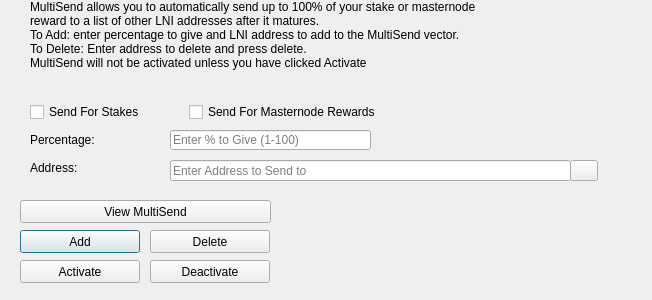
<?xml version="1.0" encoding="UTF-8"?>
<ui version="4.0">
 <class>MultiSendDialog</class>
 <widget class="QDialog" name="MultiSendDialog">
  <property name="windowModality">
   <enum>Qt::NonModal</enum>
  </property>
  <property name="geometry">
   <rect>
    <x>0</x>
    <y>0</y>
    <width>652</width>
    <height>300</height>
   </rect>
  </property>
  <property name="windowTitle">
   <string>MultiSend</string>
  </property>
  <widget class="QLineEdit" name="multiSendPercentEdit">
   <property name="geometry">
    <rect>
     <x>170</x>
     <y>130</y>
     <width>201</width>
     <height>20</height>
    </rect>
   </property>
   <property name="toolTip">
    <string>Enter whole numbers 1 - 100</string>
   </property>
   <property name="placeholderText">
    <string>Enter % to Give (1-100)</string>
   </property>
  </widget>
  <widget class="QLineEdit" name="multiSendAddressEdit">
   <property name="geometry">
    <rect>
     <x>170</x>
     <y>160</y>
     <width>401</width>
     <height>21</height>
    </rect>
   </property>
   <property name="toolTip">
    <string/>
   </property>
   <property name="placeholderText">
    <string>Enter Address to Send to</string>
   </property>
  </widget>
  <widget class="QLabel" name="label_2">
   <property name="geometry">
    <rect>
     <x>30</x>
     <y>0</y>
     <width>451</width>
     <height>121</height>
    </rect>
   </property>
   <property name="lineWidth">
    <number>1</number>
   </property>
   <property name="text">
    <string>MultiSend allows you to automatically send up to 100% of your stake or masternode reward to a list of other LNI addresses after it matures.
To Add: enter percentage to give and LNI address to add to the MultiSend vector.
To Delete: Enter address to delete and press delete.
MultiSend will not be activated unless you have clicked Activate</string>
   </property>
   <property name="alignment">
    <set>Qt::AlignLeading|Qt::AlignLeft|Qt::AlignTop</set>
   </property>
   <property name="wordWrap">
    <bool>true</bool>
   </property>
  </widget>
  <widget class="QLabel" name="message">
   <property name="geometry">
    <rect>
     <x>290</x>
     <y>200</y>
     <width>351</width>
     <height>91</height>
    </rect>
   </property>
   <property name="text">
    <string/>
   </property>
  </widget>
  <widget class="QPushButton" name="addButton">
   <property name="geometry">
    <rect>
     <x>20</x>
     <y>230</y>
     <width>120</width>
     <height>23</height>
    </rect>
   </property>
   <property name="toolTip">
    <string/>
   </property>
   <property name="statusTip">
    <string>Add to MultiSend Vector</string>
   </property>
   <property name="text">
    <string>Add</string>
   </property>
  </widget>
  <widget class="QPushButton" name="disableButton">
   <property name="geometry">
    <rect>
     <x>150</x>
     <y>260</y>
     <width>120</width>
     <height>23</height>
    </rect>
   </property>
   <property name="statusTip">
    <string>Deactivate MultiSend</string>
   </property>
   <property name="text">
    <string>Deactivate</string>
   </property>
  </widget>
  <widget class="QPushButton" name="addressBookButton">
   <property name="geometry">
    <rect>
     <x>570</x>
     <y>160</y>
     <width>28</width>
     <height>21</height>
    </rect>
   </property>
   <property name="toolTip">
    <string>Choose an address from the address book</string>
   </property>
   <property name="text">
    <string/>
   </property>
   <property name="icon">
    <iconset resource="../loonie.qrc">
     <normaloff>:/icons/address-book</normaloff>:/icons/address-book</iconset>
   </property>
   <property name="shortcut">
    <string>Alt+A</string>
   </property>
   <property name="autoDefault">
    <bool>false</bool>
   </property>
  </widget>
  <widget class="QLabel" name="label">
   <property name="geometry">
    <rect>
     <x>30</x>
     <y>130</y>
     <width>121</width>
     <height>20</height>
    </rect>
   </property>
   <property name="toolTip">
    <string>Percentage of stake to send</string>
   </property>
   <property name="text">
    <string>Percentage:</string>
   </property>
  </widget>
  <widget class="QLabel" name="label_5">
   <property name="geometry">
    <rect>
     <x>30</x>
     <y>160</y>
     <width>111</width>
     <height>16</height>
    </rect>
   </property>
   <property name="toolTip">
    <string>Address to send portion of stake to</string>
   </property>
   <property name="text">
    <string>Address:</string>
   </property>
  </widget>
  <widget class="QPushButton" name="deleteButton">
   <property name="geometry">
    <rect>
     <x>150</x>
     <y>230</y>
     <width>120</width>
     <height>23</height>
    </rect>
   </property>
   <property name="toolTip">
    <string/>
   </property>
   <property name="statusTip">
    <string>Delete Address From MultiSend Vector</string>
   </property>
   <property name="text">
    <string>Delete</string>
   </property>
  </widget>
  <widget class="QPushButton" name="activateButton">
   <property name="geometry">
    <rect>
     <x>20</x>
     <y>260</y>
     <width>120</width>
     <height>23</height>
    </rect>
   </property>
   <property name="statusTip">
    <string>Activate MultiSend</string>
   </property>
   <property name="text">
    <string>Activate</string>
   </property>
  </widget>
  <widget class="QPushButton" name="viewButton">
   <property name="geometry">
    <rect>
     <x>20</x>
     <y>200</y>
     <width>251</width>
     <height>23</height>
    </rect>
   </property>
   <property name="toolTip">
    <string/>
   </property>
   <property name="statusTip">
    <string>View MultiSend Vector</string>
   </property>
   <property name="text">
    <string>View MultiSend</string>
   </property>
  </widget>
  <widget class="QWidget" name="horizontalLayoutWidget">
   <property name="geometry">
    <rect>
     <x>30</x>
     <y>100</y>
     <width>351</width>
     <height>24</height>
    </rect>
   </property>
   <layout class="QHBoxLayout" name="horizontalLayout">
    <item>
     <widget class="QCheckBox" name="multiSendStakeCheckBox">
      <property name="text">
       <string>Send For Stakes</string>
      </property>
     </widget>
    </item>
    <item>
     <widget class="QCheckBox" name="multiSendMasternodeCheckBox">
      <property name="text">
       <string>Send For Masternode Rewards</string>
      </property>
     </widget>
    </item>
   </layout>
  </widget>
 </widget>
 <resources>
  <include location="../loonie.qrc"/>
 </resources>
 <connections/>
</ui>
